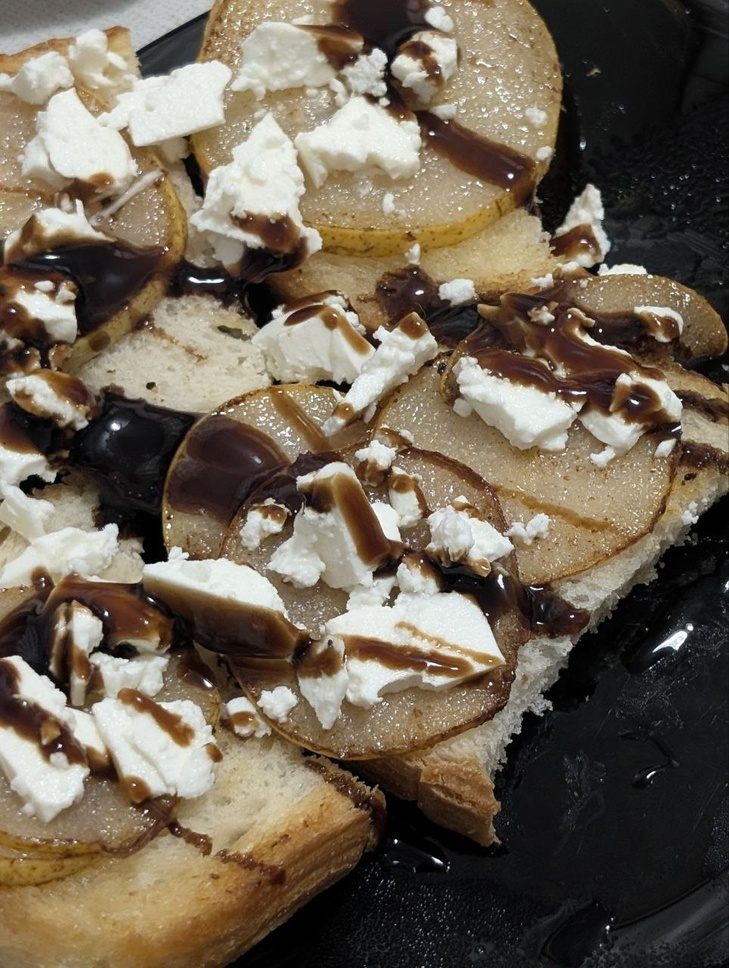
#> input picture photo.jpg, 729 x 968 px, shrunk from 964 x 1280 before the run
$ python step14.py
#> lines starting #> are read from the running program, lines starting #| are printed output that depends on the picture

import cv2
import numpy as np
import matplotlib
matplotlib.use("Agg")
import matplotlib.pyplot as plt

img = cv2.imread("photo.jpg")
#> img is the input picture: shape (968, 729, 3); mean B, G, R 84.3, 100.1, 111.9
if img is None:
    raise SystemExit("Не вдалося прочитати photo.jpg")

gammas = [0.5, 1.0, 2.2]
x = np.arange(256)


def lut(g):
    """Таблиця перетворення 0..255 -> 0..255 для заданої гамми."""
    return np.clip(255.0 * (x / 255.0) ** g, 0, 255).astype(np.uint8)


# --- 1) Застосування до зображення
fig, ax = plt.subplots(1, 3, figsize=(14, 6))
for a, g in zip(ax, gammas):
    out = cv2.LUT(img, lut(g))                                  # застосування через таблицю
    cv2.imencode(".png", out)[1].tofile(f"step14_gamma_{g}.png")
    a.imshow(cv2.cvtColor(out, cv2.COLOR_BGR2RGB))
    a.set_title(f"γ = {g}")
    a.axis("off")
#> this loop made 3 passes
#> pass 1, `out = cv2.LUT(img, lut(g))`:
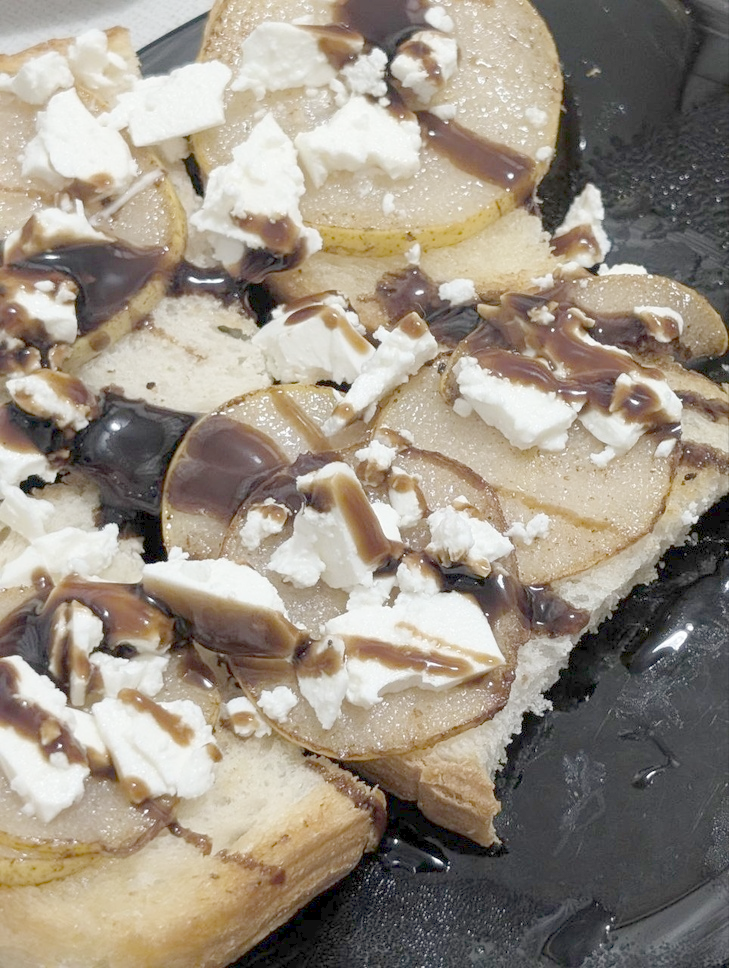
#> out: shape (968, 729, 3); mean B, G, R 131.9, 145.3, 155.2
#> pass 3, `out = cv2.LUT(img, lut(g))`:
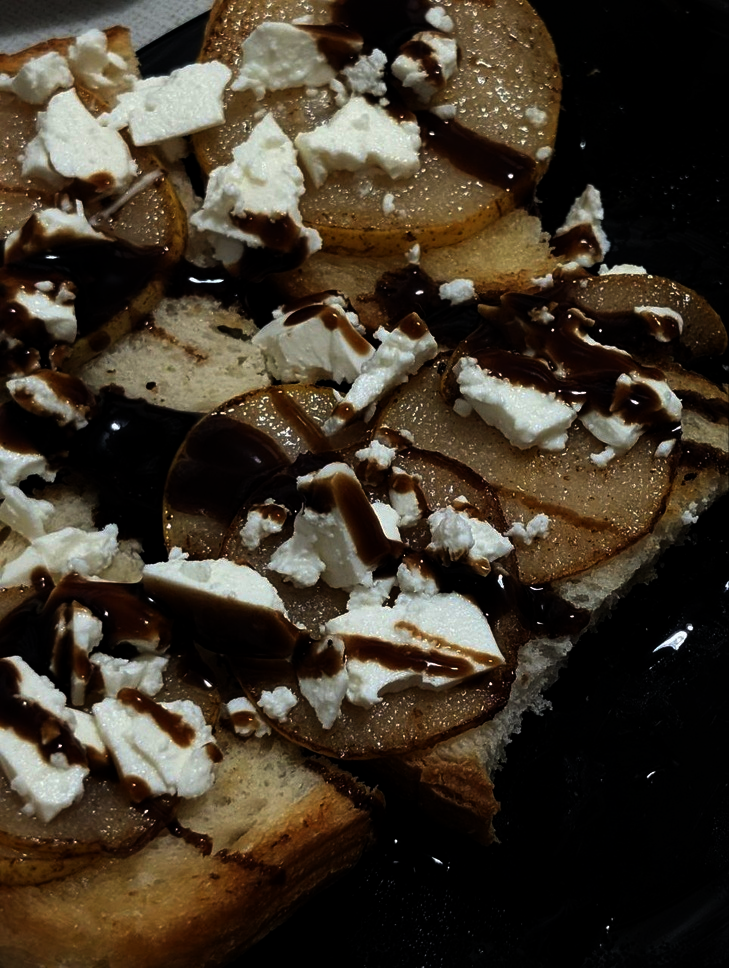
#> out: shape (968, 729, 3); mean B, G, R 42.5, 55.4, 64.8
plt.tight_layout()
plt.savefig("step14_images.png", dpi=150)
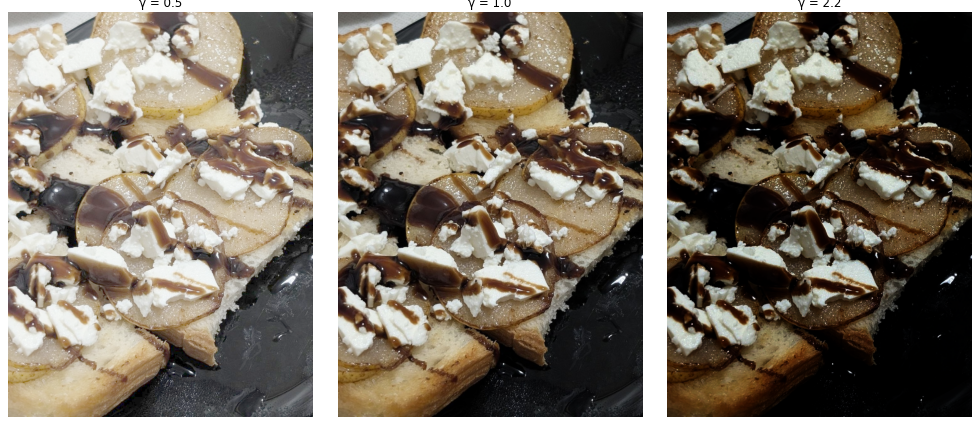
#> figure drawn by matplotlib, 3 panels
plt.close()

# --- 2) Передавальні характеристики
plt.figure(figsize=(5.5, 5.5))
for g in gammas:
    plt.plot(x, lut(g), label=f"γ = {g}")
plt.xlabel("Вхідне значення")
plt.ylabel("Вихідне значення")
plt.xlim(0, 255)
plt.ylim(0, 255)
plt.grid(True)
plt.legend()
plt.title("Передавальні характеристики")
plt.tight_layout()
plt.savefig("step14_curves.png", dpi=150)
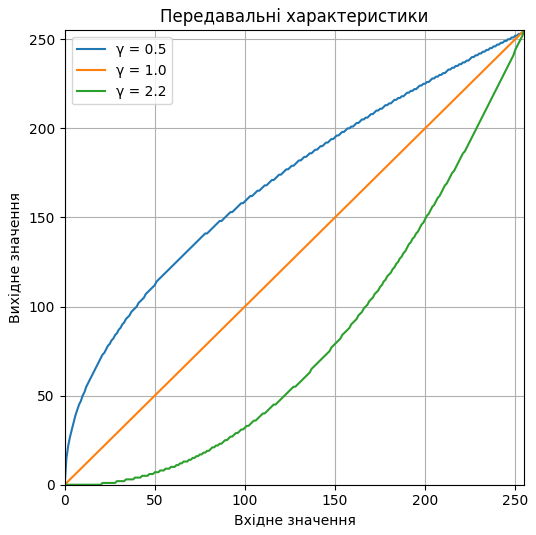
#> figure drawn by matplotlib, 1 panel; curve peaks at x = 255, y = 255; curve peaks at x = 255, y = 255; curve peaks at x = 255, y = 255
plt.close()

# --- 3) Чому середнє кодованих значень != середнє освітленостей
G = 2.2
a, b = 0, 255                                                    # чорний і білий піксель
lin = lambda v: (v / 255.0) ** G                                 # кодоване значення -> лінійна освітленість
enc = lambda L: 255.0 * L ** (1 / G)                             # лінійна освітленість -> кодоване значення

naive = (a + b) / 2                                              # середнє кодованих значень
L_naive = lin(naive)                                             # освітленість, яку воно реально дає
L_true = (lin(a) + lin(b)) / 2                                   # середнє освітленостей
v_true = enc(L_true)                                             # кодоване значення, що відповідає цьому середньому

print(f"Пікселі {a} і {b}, гамма {G}")
print(f"Середнє кодованих значень: {naive}  -> освітленість {L_naive:.3f}")
print(f"Середнє освітленостей:      {L_true:.3f}  -> кодоване значення {v_true:.1f}")

# Графік: де лежать два результати на кривій
v = np.linspace(0, 255, 256)
plt.figure(figsize=(6, 5))
plt.plot(v, lin(v), label=f"L = (v/255)^{G}")
plt.scatter([naive], [L_naive], color="red", zorder=3, label=f"середнє кодованих: v={naive:.1f}, L={L_naive:.3f}")
plt.scatter([v_true], [L_true], color="green", zorder=3, label=f"середнє освітленостей: L=0.5, v={v_true:.1f}")
plt.plot([0, 255], [0, 1], "k--", lw=0.8)
plt.axhline(L_true, color="green", lw=0.6, ls=":")
plt.xlabel("Кодоване значення v")
plt.ylabel("Освітленість L")
plt.grid(True)
plt.legend(fontsize=8)
plt.title("Усереднення кодованих значень і освітленостей")
plt.tight_layout()
plt.savefig("step14_averaging.png", dpi=150)
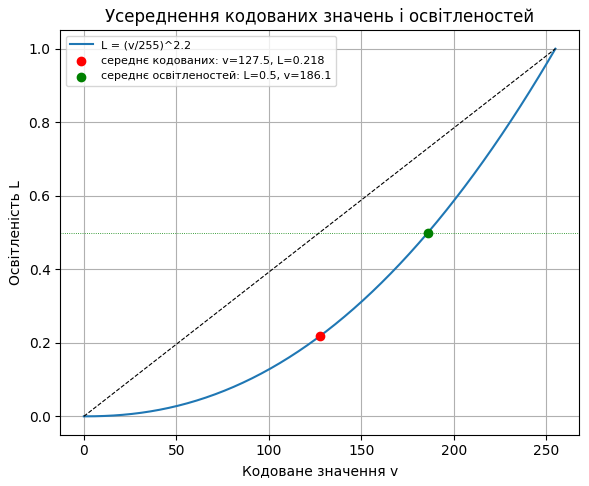
#> figure drawn by matplotlib, 1 panel; curve peaks at x = 255, y = 1
print("\nЗбережено: step14_images.png, step14_curves.png, step14_averaging.png")

$ run again, with day – копія.jpg copied over photo.jpg
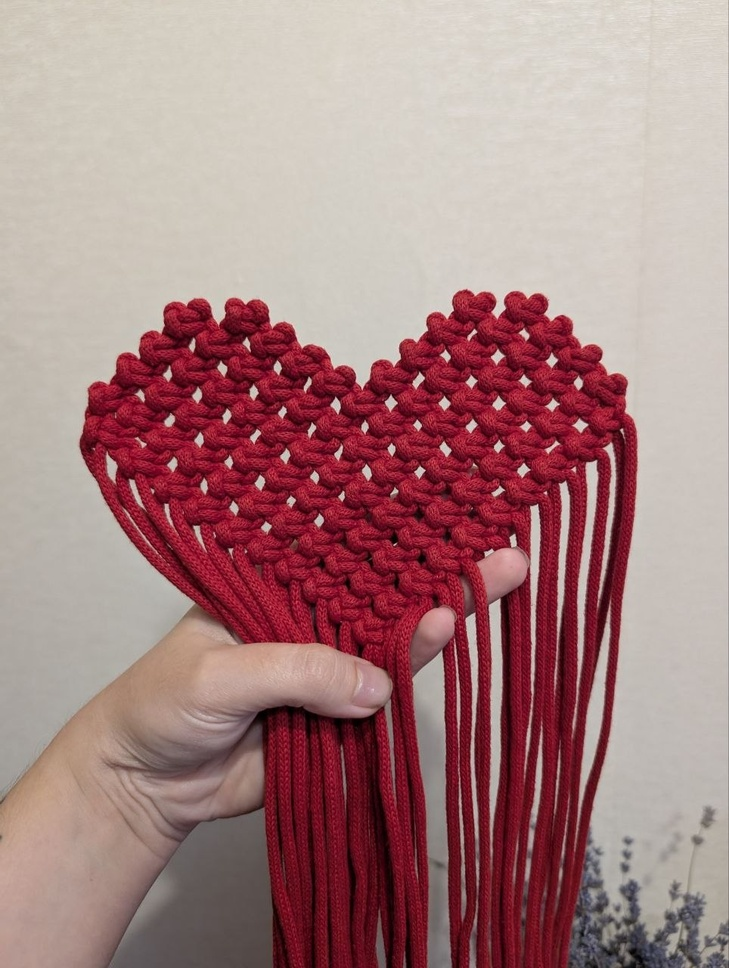
#> input picture day – копія.jpg, 729 x 968 px, shrunk from 964 x 1280 before the run
#> img is the input picture: shape (968, 729, 3); mean B, G, R 129.4, 129.2, 167.2
#> the loop `for a, g in zip(ax, gammas):` made 3 passes
#> pass 1, `out = cv2.LUT(img, lut(g))`:
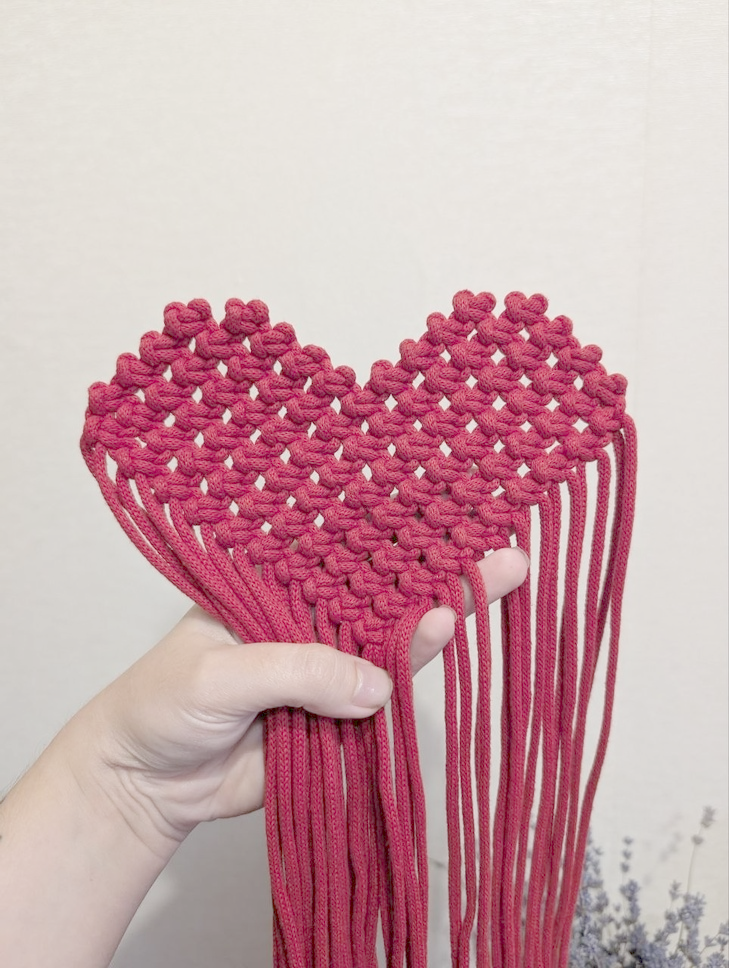
#> out: shape (968, 729, 3); mean B, G, R 171.6, 165.5, 203.3
#> `plt.savefig("step14_images.png", dpi=150)`:
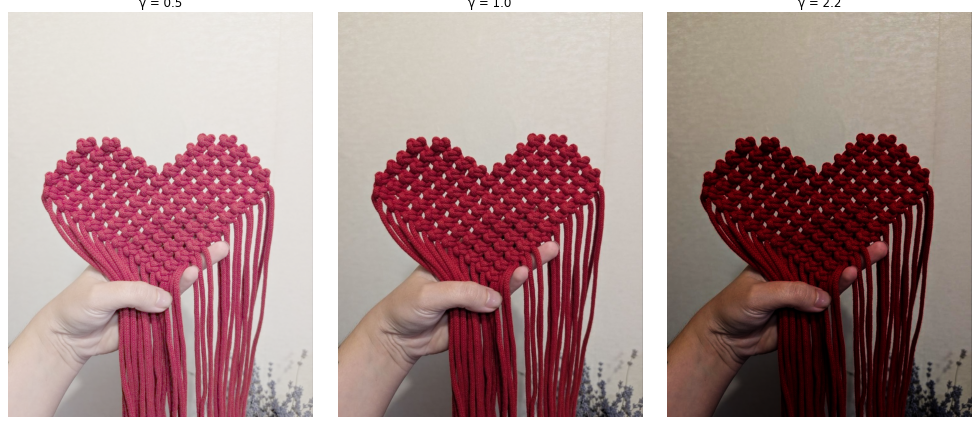
#> figure drawn by matplotlib, 3 panels

$ run again, with lamp.jpg copied over photo.jpg
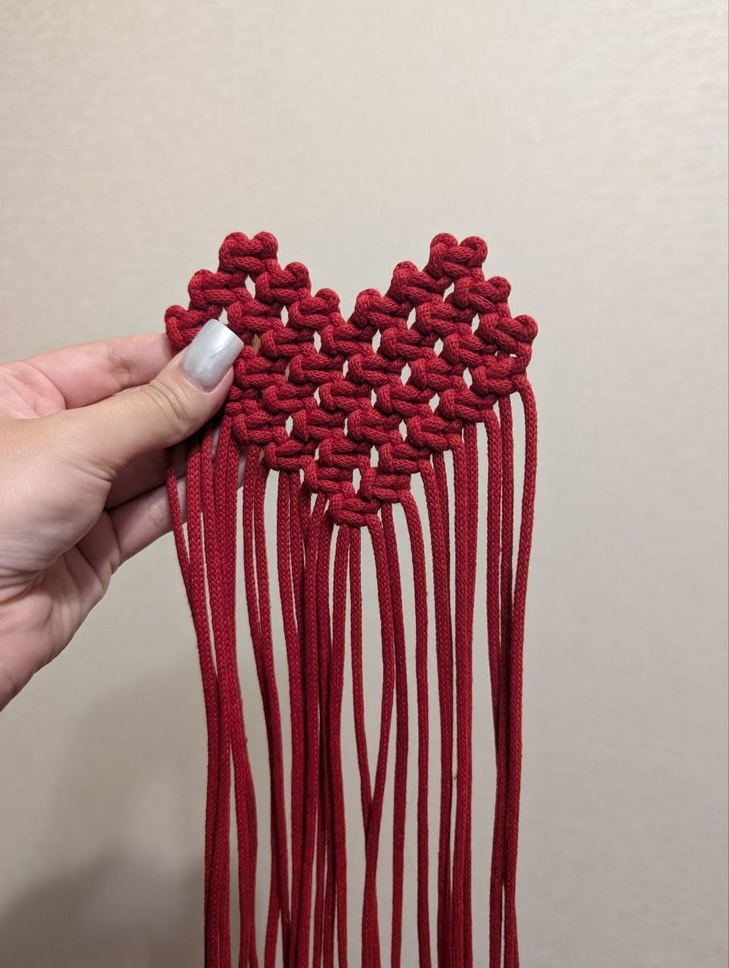
#> input picture lamp.jpg, 729 x 968 px, shrunk from 964 x 1280 before the run
#> img is the input picture: shape (968, 729, 3); mean B, G, R 139.2, 142.2, 172.9
#> the loop `for a, g in zip(ax, gammas):` made 3 passes
#> pass 1, `out = cv2.LUT(img, lut(g))`:
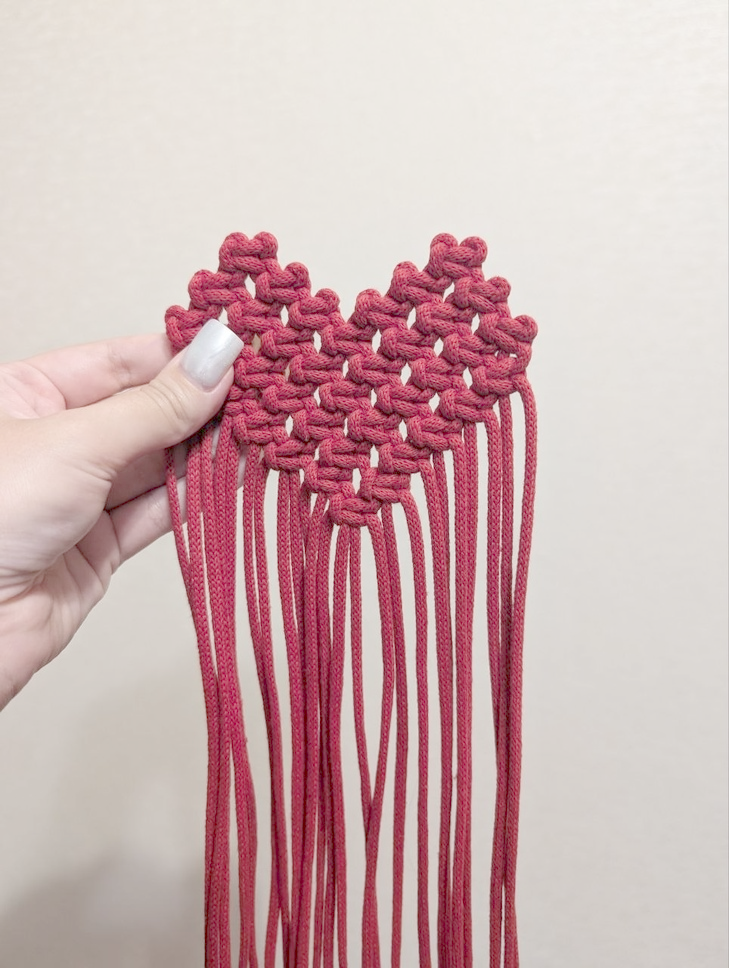
#> out: shape (968, 729, 3); mean B, G, R 179.2, 177.8, 206.9
#> `plt.savefig("step14_images.png", dpi=150)`:
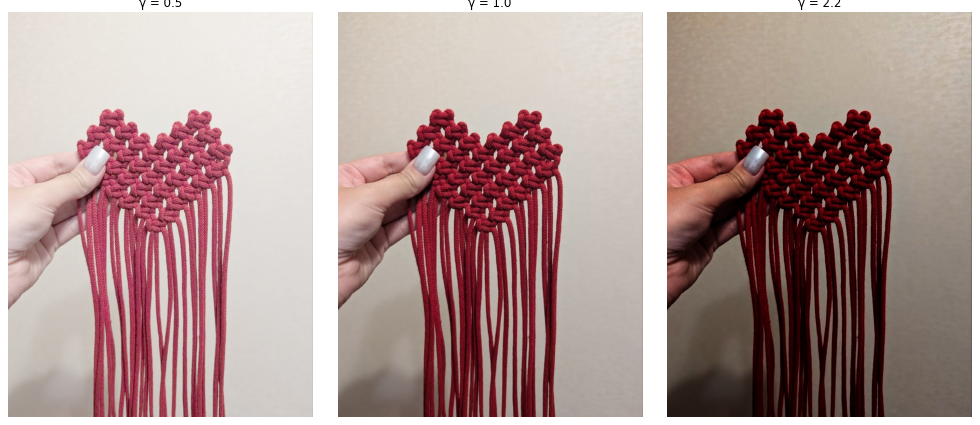
#> figure drawn by matplotlib, 3 panels
